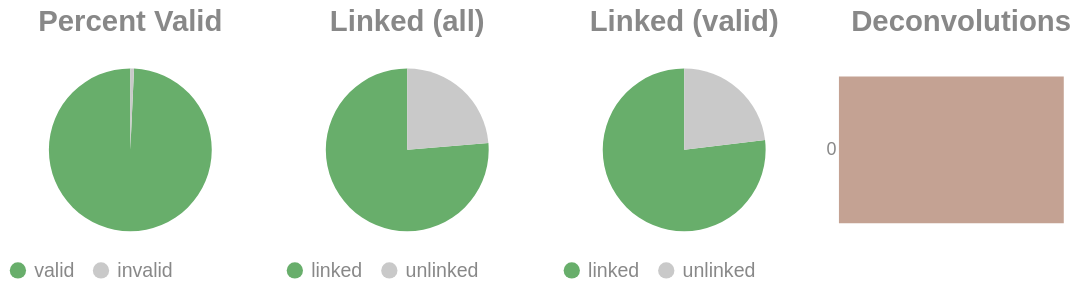

Notebook code for this chart:
### Code cell
if SKIPLR:
    pass
else:
    clash = Counter()
    for i in valids['molecule'].to_list():
        _mol = i.split("-")
        if len(_mol) == 1:
            clash.update('0')
        else:
            clash.update(_mol[-1])

    _d = {"deconvolutions": [], 'count': []}
    for k,v in clash.items():
        _d['deconvolutions'].append(k)
        _d['count'].append(v)

    tot_valid = valids['reads'].sum()
    mask = valids['reads'] >= 2
    n_linked_reads = valids.filter(mask)['reads'].sum()
    if n_linked_reads == 0:
        print_html("No linked molecules (>=2 reads) were detected; skipping linked-only distributions.")
        SKIPLR = True
    else:
        perc_valid = round(tot_valid / n_reads, 4)
        linked_perc_abs = round(n_linked_reads / n_reads, 4)
        linked_perc = round(n_linked_reads / tot_valid, 4)

    _valid = pl.DataFrame({"valids": ['valid', 'invalid'], "count": [tot_valid, n_reads - tot_valid]})
    _linked_abs = pl.DataFrame({"linked (absolute)": ['linked', 'unlinked'], "count": [n_linked_reads, n_reads - n_linked_reads]})
    _linked_rel = pl.DataFrame({"linked (valids)": ['linked', 'unlinked'], "count": [n_linked_reads, tot_valid - n_linked_reads]})

    (
        alt.hconcat(
            piechart(_valid, goodval = 'valid', title = "Percent Valid"),
            piechart(_linked_abs, goodval = "linked", title =  "Linked (all)"),
            piechart(_linked_rel, goodval = "linked", title =  "Linked (valid)"),
            convolutionbar(pl.DataFrame(_d), title = "Deconvolutions"),
            center = True,
            bounds = 'flush'
        )
        .resolve_scale(color='independent')
        .resolve_legend('independent')
        .properties(usermeta={'embedOptions': {"actions": False}})
    ).display()

### Figure 1 — Vega-Lite specification as saved in the notebook (floating-point values rounded to 4 significant figures)
{"width": "container", "height": 400, "config": {"title": {"anchor": "start", "dy": -15, "fontSize": 18, "color": "#888888", "subtitleColor": "#888888", "subtitleFontSize": 14}, "arc": {"fill": "#0072B2"}, "axis": {"domainColor": "#888888", "domainWidth": 0.5, "gridWidth": 0.2, "grid": false, "titleFontWeight": 400, "titleFontSize": 15, "labelFontSize": 11, "labelColor": "#888888", "tickColor": "#888888", "tickWidth": 0.2, "titleColor": "#888888"}, "axisBand": {"grid": false}, "axisX": {"grid": true, "tickSize": 10, "domainCap": "round"}, "axisY": {"domain": false, "grid": true, "tickSize": 0, "domainCap": "round"}, "background": "transparent", "header": {"labelFontSize": 15, "labelColor": "#888888", "titleFontSize": 15, "titleFontWeight": 600, "titleColor": "#888888"}, "legend": {"labelFont": "sans-serif", "labelFontSize": 12, "labelColor": "#888888", "symbolSize": 100, "symbolType": "circle", "titleFontSize": 12, "titlePadding": 10, "titleColor": "#888888", "title": null}, "range": {"category": ["#E69F00", "#56B4E9", "#009E73", "#F0E442", "#0072B2", "#D55E00", "#CC79A7", "#000000"], "diverging": ["#cfe8f3", "#a2d4ec", "#73bfe2", "#46abdb", "#1696d2", "#12719e"]}, "area": {"fill": "#0072B2", "fillOpacity": 0.7, "line": true, "strokeOpacity": 0.7}, "line": {"color": "#0072B2", "stroke": "#0072B2", "strokeWidth": 2}, "trail": {"color": "#0072B2", "stroke": "#0072B2", "strokeWidth": 0, "size": 1}, "point": {"filled": true, "fillOpacity": 1.0, "size": 95}, "text": {"color": "#888888", "fontSize": 11, "align": "right", "fontWeight": 400, "size": 11}, "bar": {"fill": "#0072B2", "stroke": null}, "view": {"stroke": null, "continuousWidth": 660, "continuousHeight": 400}}, "hconcat": [{"data": {"name": "data-f3e79ef2618f2c7e97091dc7e1d0edf6"}, "mark": {"type": "arc"}, "encoding": {"color": {"field": "valids", "legend": {"orient": "bottom", "title": null}, "scale": {"domain": ["valid", "invalid"], "range": ["#68ae6b", "#C9C9C9"]}, "title": "Valids", "type": "nominal"}, "theta": {"field": "count", "type": "quantitative"}, "tooltip": [{"field": "valids", "title": "Valids", "type": "ordinal"}, {"field": "percent", "format": ".2%", "title": "Percent", "type": "quantitative"}, {"field": "count", "title": "Count", "type": "quantitative"}]}, "height": 100, "title": {"text": "Percent Valid", "align": "center", "anchor": "middle"}, "transform": [{"calculate": "datum.count / 23589132", "as": "percent"}], "width": 150}, {"data": {"name": "data-dcd378a5713786a59da61dd6d21cd439"}, "mark": {"type": "arc"}, "encoding": {"color": {"field": "linked (absolute)", "legend": {"orient": "bottom", "title": null}, "scale": {"domain": ["linked", "unlinked"], "range": ["#68ae6b", "#C9C9C9"]}, "title": "Linked (Absolute)", "type": "nominal"}, "theta": {"field": "count", "type": "quantitative"}, "tooltip": [{"field": "linked (absolute)", "title": "Linked (Absolute)", "type": "ordinal"}, {"field": "percent", "format": ".2%", "title": "Percent", "type": "quantitative"}, {"field": "count", "title": "Count", "type": "quantitative"}]}, "height": 100, "title": {"text": "Linked (all)", "align": "center", "anchor": "middle"}, "transform": [{"calculate": "datum.count / 23589132", "as": "percent"}], "width": 150}, {"data": {"name": "data-7e7d7db24da61ab5cf3ab4fa4303d830"}, "mark": {"type": "arc"}, "encoding": {"color": {"field": "linked (valids)", "legend": {"orient": "bottom", "title": null}, "scale": {"domain": ["linked", "unlinked"], "range": ["#68ae6b", "#C9C9C9"]}, "title": "Linked (Valids)", "type": "nominal"}, "theta": {"field": "count", "type": "quantitative"}, "tooltip": [{"field": "linked (valids)", "title": "Linked (Valids)", "type": "ordinal"}, {"field": "percent", "format": ".2%", "title": "Percent", "type": "quantitative"}, {"field": "count", "title": "Count", "type": "quantitative"}]}, "height": 100, "title": {"text": "Linked (valid)", "align": "center", "anchor": "middle"}, "transform": [{"calculate": "datum.count / 23417193", "as": "percent"}], "width": 150}, {"data": {"name": "data-45a4cc53d79e89d612cef5774dfc371b"}, "mark": {"type": "bar"}, "encoding": {"color": {"field": "deconvolutions", "legend": null, "scale": {"scheme": "lightgreyred"}, "type": "nominal"}, "tooltip": [{"field": "deconvolutions", "title": "Deconvolutions", "type": "ordinal"}, {"field": "percent", "format": ".2%", "title": "Percent", "type": "quantitative"}, {"field": "count", "title": "Count", "type": "quantitative"}], "x": {"axis": null, "field": "count", "type": "quantitative"}, "y": {"field": "deconvolutions", "sort": "ascending", "title": null, "type": "nominal"}}, "height": 100, "title": {"text": "Deconvolutions", "align": "center", "anchor": "middle"}, "transform": [{"calculate": "datum.count / 9201521", "as": "percent"}], "width": 150}], "bounds": "flush", "center": true, "resolve": {"legend": {"angle": "independent"}, "scale": {"color": "independent"}}, "usermeta": {"embedOptions": {"actions": false}}, "$schema": "https://vega.github.io/schema/vega-lite/v6.1.0.json", "datasets": {"data-f3e79ef2618f2c7e97091dc7e1d0edf6": [{"valids": "valid", "count": 23417193}, {"valids": "invalid", "count": 171939}], "data-dcd378a5713786a59da61dd6d21cd439": [{"linked (absolute)": "linked", "count": 18012246}, {"linked (absolute)": "unlinked", "count": 5576886}], "data-7e7d7db24da61ab5cf3ab4fa4303d830": [{"linked (valids)": "linked", "count": 18012246}, {"linked (valids)": "unlinked", "count": 5404947}], "data-45a4cc53d79e89d612cef5774dfc371b": [{"deconvolutions": "0", "count": 9201521}]}}
